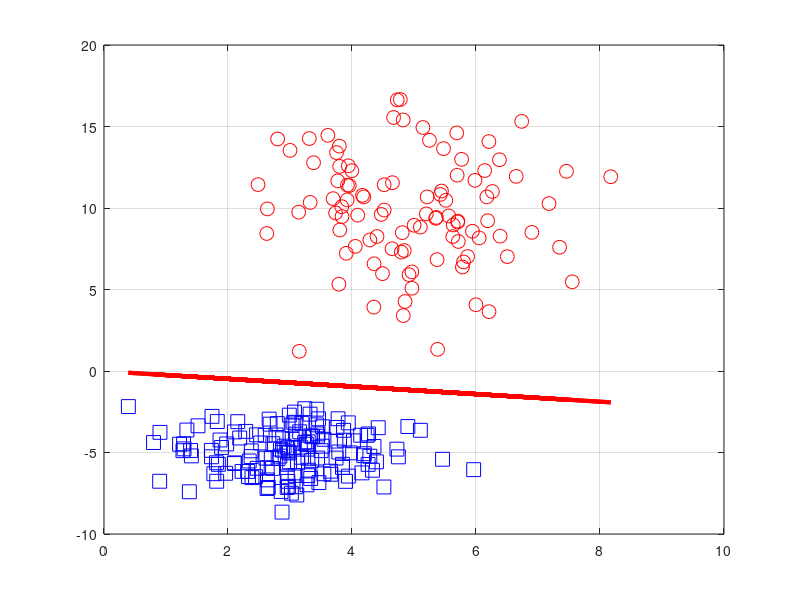

The MATLAB source for this figure:
clc;
close all
clear;

md = [5 10; 3 -5]; % [mdx1, my1; mx2 my2]
sd = [1.2 3.4; .9 1.3]; % [sdx1 sdy1, sdx2, sdy2]
nc1 = 100;
nc2 = 150;
n = nc1+nc2;

%% Clase 1, de uniforma a normal por Box-Muller
U1 = rand(nc1, 2);
Z1(:,1) = sqrt(-2*log(U1(:,1))).*cos(2*pi*U1(:,2));
Z1(:,2) = sqrt(-2*log(U1(:,1))).*sin(2*pi*U1(:,2));
X1 = Z1.*(ones(nc1,1)*sd(1,:))+ones(nc1,1)*md(1,:);

%% Clase 2, de uniforma a norla por Box-Muller
U2 = rand(nc2, 2);
Z2(:,1) = sqrt(-2*log(U2(:,1))).*cos(2*pi*U2(:,2));
Z2(:,2) = sqrt(-2*log(U2(:,1))).*sin(2*pi*U2(:,2));
X2 = Z2.*(ones(nc2,1)*sd(2,:))+ones(nc2,1)*md(2,:);


%% Generación de muestras
X = [X1 zeros(nc1,1);X2 ones(nc2,1)];
nX = size(X);
fa = 1/max(max(abs(X(:,1:(nX(2)-1)))));
ni_max = 20;

W = rand(nX(2),1);

SSEy = zeros(ni_max,1);
figure(1);
for i1=1:ni_max
    plot(X1(:,1), X1(:,2), 'ro', 'MarkerSize', 10);
    hold on;
    plot(X2(:,1), X2(:,2), 'bs', 'MarkerSize', 10);
    grid on;
    u = [X(:, 1:(nX(2)-1)) ones(nX(1), 1)]*W;
    y = (u>=0);
    e = (X(:,end)-y);
    SSEy(i1) = e'*e
    rx2 = -W(1)*X(:,1)/W(2)-W(3)/W(2);
    plot(X(:,1), rx2, 'r-', 'LineWidth', 3);
    hold off;
    W = W+fa*([X(:, 1:(nX(2)-1)) ones(nX(1), 1)]'*e);
    pause(0.5);
end